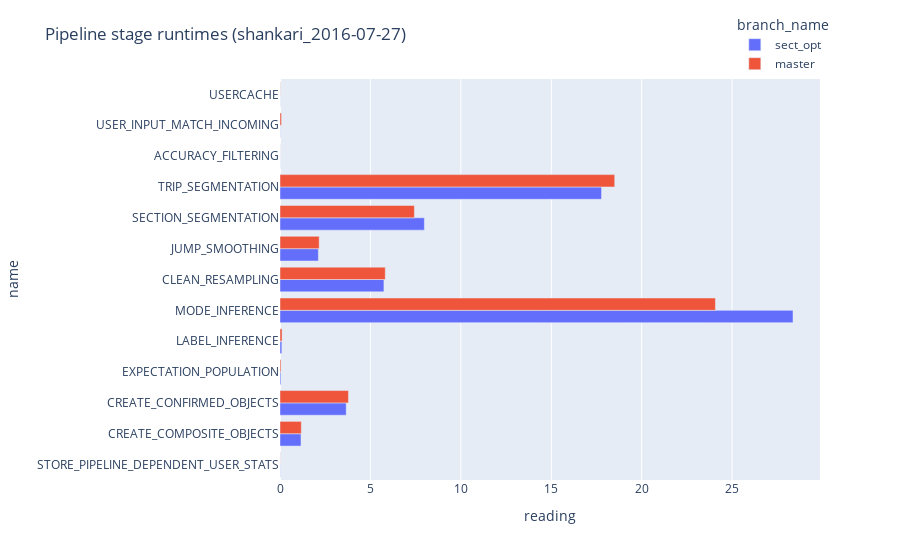

Notebook cell for this chart:
### Code cell
ts = esta.TimeSeries.get_aggregate_time_series()

pipeline_stats_dfs = [
    ts.get_data_df('stats/pipeline_time', time_query=stats['tq']).assign(branch_name=branch_name)
    for branch_name, stats in branches.items()
]
pipeline_stats_df = pd.concat(pipeline_stats_dfs)

pipeline_stages_df = pipeline_stats_df[
    pipeline_stats_df['name'].str.isupper() & ~pipeline_stats_df['name'].str.contains('/')
]
fig = px.bar(
    pipeline_stages_df,
    y="name",
    x="reading",
    color="branch_name",
    orientation="h",
)
fig.update_layout(
    title=f"Pipeline stage runtimes ({day})",
    barmode='group',
    yaxis=dict(dtick=1),
    legend=dict(
        yanchor="bottom",
        xanchor="right",
    )
)
fig.show()

### Figure 1 — Plotly figure (JSON) as saved in the notebook; plotly's stock layout.template omitted (floating-point values rounded to 4 significant figures)
{"data": [{"hovertemplate": "branch_name=sect_opt<br>reading=%{x}<br>name=%{y}<extra></extra>", "legendgroup": "sect_opt", "marker": {"color": "#636efa", "pattern": {"shape": ""}}, "name": "sect_opt", "orientation": "h", "showlegend": true, "textposition": "auto", "type": "bar", "x": [0.01131, 1.161, 3.662, 0.05053, 0.1018, 28.37, 5.747, 2.121, 7.983, 17.78, 0.004913, 0.0109, 0.005321], "xaxis": "x", "y": ["STORE_PIPELINE_DEPENDENT_USER_STATS", "CREATE_COMPOSITE_OBJECTS", "CREATE_CONFIRMED_OBJECTS", "EXPECTATION_POPULATION", "LABEL_INFERENCE", "MODE_INFERENCE", "CLEAN_RESAMPLING", "JUMP_SMOOTHING", "SECTION_SEGMENTATION", "TRIP_SEGMENTATION", "ACCURACY_FILTERING", "USER_INPUT_MATCH_INCOMING", "USERCACHE"], "yaxis": "y"}, {"hovertemplate": "branch_name=master<br>reading=%{x}<br>name=%{y}<extra></extra>", "legendgroup": "master", "marker": {"color": "#EF553B", "pattern": {"shape": ""}}, "name": "master", "orientation": "h", "showlegend": true, "textposition": "auto", "type": "bar", "x": [0.009678, 1.179, 3.785, 0.05591, 0.1132, 24.08, 5.821, 2.166, 7.43, 18.51, 0.004379, 0.08437, 0.01255], "xaxis": "x", "y": ["STORE_PIPELINE_DEPENDENT_USER_STATS", "CREATE_COMPOSITE_OBJECTS", "CREATE_CONFIRMED_OBJECTS", "EXPECTATION_POPULATION", "LABEL_INFERENCE", "MODE_INFERENCE", "CLEAN_RESAMPLING", "JUMP_SMOOTHING", "SECTION_SEGMENTATION", "TRIP_SEGMENTATION", "ACCURACY_FILTERING", "USER_INPUT_MATCH_INCOMING", "USERCACHE"], "yaxis": "y"}], "layout": {"barmode": "group", "legend": {"title": {"text": "branch_name"}, "tracegroupgap": 0, "xanchor": "right", "yanchor": "bottom"}, "margin": {"t": 60}, "title": {"text": "Pipeline stage runtimes (shankari_2016-07-27)"}, "xaxis": {"anchor": "y", "domain": [0, 1], "title": {"text": "reading"}}, "yaxis": {"anchor": "x", "domain": [0, 1], "dtick": 1, "title": {"text": "name"}}}}
